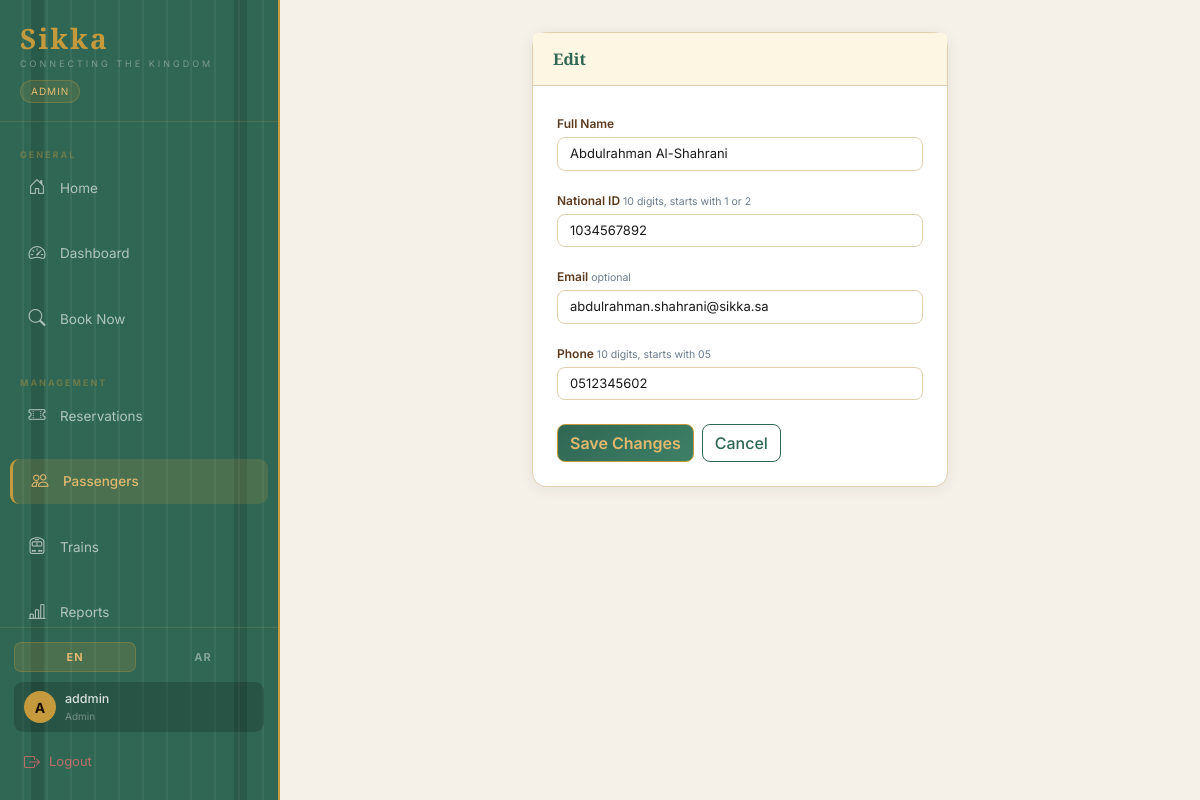
Page /passengers/edit/2 (signed in) on the committed database.
### tables this page shows
CREATE TABLE passengers(
            id INTEGER PRIMARY KEY AUTOINCREMENT,
            name TEXT NOT NULL,
            national_id TEXT UNIQUE NOT NULL,
            email TEXT,
            phone TEXT,
            created_by INTEGER DEFAULT NULL,
            FOREIGN KEY(created_by) REFERENCES users(id));

### main.py (the view, shortened to what this page needs)
@app.route("/passengers/edit/<int:pid>", methods=["GET", "POST"])
@login_required
def edit_passenger(pid):
    t = get_t(); conn = get_db()
    p = conn.execute("SELECT * FROM passengers WHERE id=?", (pid,)).fetchone()
    if not p: conn.close(); return redirect(url_for("passengers"))
    role = session.get("user_role") or session.get("role", "")
    if role == "customer" and not _is_own_passenger(p, session["user_id"]):
        conn.close(); flash("Access denied.", "danger"); return redirect(url_for("passengers"))
    conn.close()
    return render_template("passenger_form.html", t=t, dir=get_dir(), passenger=p)

### main.py (called while the page is built)
def get_db():
    conn = sqlite3.connect(DB)
    conn.row_factory = sqlite3.Row
    return conn

def login_required(fn):
    @wraps(fn)
    def w(*a, **k):
        if "user_id" not in session: return redirect(url_for("login"))
        return fn(*a, **k)
    return w

def get_t():  return TR.get(session.get("lang", "en"), TR["en"])

def get_dir(): return "rtl" if session.get("lang", "en") == "ar" else "ltr"

### templates/passenger_form.html (shortened to what this page needs)
{% extends "base.html" %}
{% block content %}
<div class="row justify-content-center">
  <div class="col-md-6">
    <div class="card">
      <div class="card-header"><div class="card-header-title">{% if passenger %}{{ t.edit }}{% else %}{{ t.add_passenger }}{% endif %}</div></div>
      <div class="card-body p-4">
        <form method="POST">
          <div class="mb-3"><label class="form-label">{{ t.full_name }}</label><input type="text" name="name" class="form-control" value="{{ passenger.name if passenger else '' }}" required></div>
          <div class="mb-3">
            <label class="form-label">{{ t.national_id }} <small style="color:var(--muted);font-weight:400;">10 digits, starts with 1 or 2</small></label>
            <input type="text" name="national_id" class="form-control" maxlength="10" placeholder="1XXXXXXXXX or 2XXXXXXXXX" value="{{ passenger.national_id if passenger else '' }}" required>
          </div>
          <div class="mb-3">
            <label class="form-label">{{ t.email }} <small style="color:var(--muted);font-weight:400;">optional</small></label>
            <input type="email" name="email" class="form-control" placeholder="example@email.com" value="{{ passenger.email if passenger else '' }}">
          </div>
          <div class="mb-4">
            <label class="form-label">{{ t.phone }} <small style="color:var(--muted);font-weight:400;">10 digits, starts with 05</small></label>
            <input type="text" name="phone" class="form-control" maxlength="10" placeholder="05XXXXXXXX" value="{{ passenger.phone if passenger else '' }}">
          </div>
          <div class="d-flex gap-2">
            <button type="submit" class="btn btn-heritage">{{ t.save }}</button>
            <a href="{{ url_for('passengers') }}" class="btn btn-outline-heritage">{{ t.cancel }}</a>
          </div>
        </form>
      </div>
    </div>
  </div>
</div>
{% endblock %}

### static/style.css (style rules this page uses)
:root { --rail: #306754; --rail2: #3d8066; --rail3: #1f4d3e; --gold: #c49a3c; --gold2: #e2b96f; --cream: #fdf6e3; --dark: #1a0f00; --brown: #5c3a1e; --text: #1a1a1a; --muted: #6b7c8f; --white: #ffffff; --border: #e0d0b0; --bg: #f5f0e8; --sb-w: 280px; --gap: 20px; }
*, *::before, *::after { box-sizing: border-box; margin: 0; padding: 0; }
body { font-family: 'Inter', sans-serif; background: var(--bg); color: var(--text); }
.card { background: var(--white); border-radius: 14px; box-shadow: 0 2px 14px rgba(48,103,84,.08); border: 1px solid var(--border); }
.card-header { padding: 14px 20px; border-bottom: 1px solid var(--border); border-radius: 14px 14px 0 0; display: flex; justify-content: space-between; align-items: center; background: var(--cream); }
.card-header-title { font-family: 'Playfair Display', serif; font-size: 16px; color: var(--rail); font-weight: 600; }
.btn-heritage { background: linear-gradient(135deg,var(--rail),var(--rail2)); color: var(--gold2); border: 1px solid var(--gold); font-weight: 600; border-radius: 8px; transition: all .2s; }
.btn-outline-heritage { border: 1px solid var(--rail); color: var(--rail); background: transparent; border-radius: 8px; font-weight: 500; }
.form-control, .form-select { border-color: var(--border); border-radius: 8px; font-size: 13px; color: var(--text); }
.form-label { font-size: 12px; font-weight: 600; color: var(--brown); margin-bottom: 4px; }

### rows in the picture
passengers: name "Abdulrahman Al-Shahrani", national_id "1034567892", email "abdulrahman.shahrani@sikka.sa", phone "0512345602"

### other values in the picture
{{ t.app_name }} "Sikka"
{{ t.tagline }} "CONNECTING THE KINGDOM"
{{ role }} "ADMIN"
{{ "عام" if lang=='ar' else "General" }} "GENERAL"
{{ t.home }} "Home"
{{ t.dashboard }} "Dashboard"
{{ t.book_now }} "Book Now"
{{ "الإدارة" if lang=='ar' else "Management" }} "MANAGEMENT"
{{ t.my_reservations if role=='customer' else t.reservations }} "Reservations"
{{ t.passengers }} "Passengers"
{{ t.trains }} "Trains"
{{ t.reports }} "Reports"
{{ session.username[0]|upper }} "A"
{{ session.username }} "addmin"
{{ role }} "Admin"
